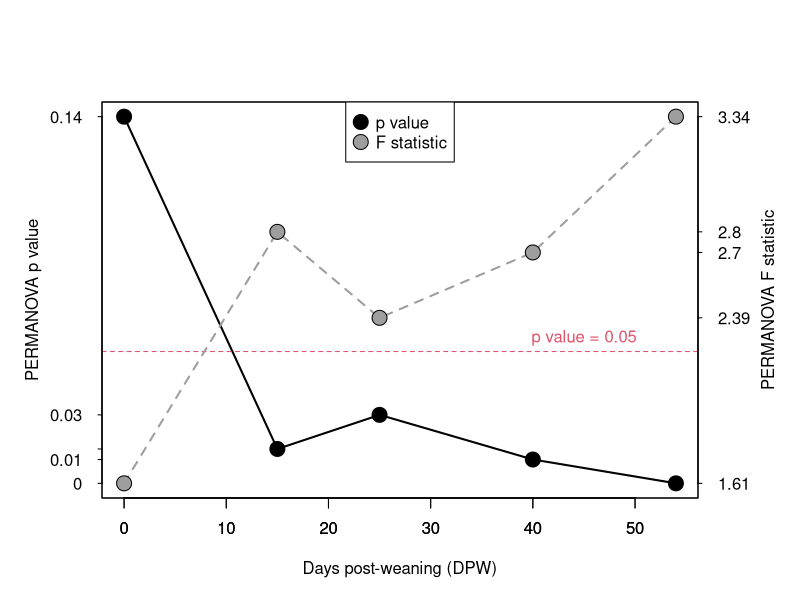

The R script that drew this image: (Note: this script raises an error after producing the figure.)

library(vegan)

map <- read.csv("data/ASD_map.csv",
                header=TRUE,
                row.names=1)

map$sample.id <- paste0(map$mouse,
                        ".",
                        substr(map$genotype, 1, 1),
                        ".",
                        map$time)

otu <- read.csv("data/FD_OTU_mice21.csv",
                row.names = 1,
                header = T)


otu <- otu[match(map$sample.id, row.names(otu)),]


map$cage <- paste0(map$genotype, ".", map$sex)

map$invsimp <- diversity(otu, "invsimp")
m.dist <- vegdist(otu)
map$discription <- paste("day", map$time, map$genotype)

map$color[map$genotype == "mutant"] <-  "#D55E00"
map$color[map$genotype != "mutant"] <-  "#F0E442"

mice <- unique(map$mouse)

map$bc.from.start <- NA
map$intial.invsimpt <- NA


for(i in 1 : length(mice)){

  otu.pick <- otu[map$mouse == mice[i],]
  map.pick <- map[map$mouse == mice[i],]

  res <- as.matrix(vegdist(otu.pick))[ 1 , ]

  aa <- map.pick$invsimp[map.pick$time == 0]
  if(length(aa)== 1){

    for(j in 1 : length( res)){
      # add distance tp map one at a time
      map$bc.from.start[row.names(map) == names(res)[j]] <-  res [j]

    }

    map$intial.invsimp[map$mouse == mice[i]] <-
      map.pick$invsimp[map.pick$time == 0]
  }
}




asd.summary <- matrix(nrow = 5, ncol = 4)
colnames(asd.summary) <- c("PERMANOVA p val", "F stat", "DF", "R2")
rownames(asd.summary) <- sort(unique(map$time))
asd.summary <-  as.data.frame(asd.summary)

time.line <- sort(unique(map$time))
dist.list <- list()
bb <- list()

for(i in 1 : 5){
  # summarize each timepoint
  now <- time.line[i]

  otu.pick <- otu[map$time == now , ]
  map.pick <- map[map$time == now , ]

  assign(paste0("otu.", now), otu.pick)
  assign(paste0("map.", now), map.pick)

  # PERMANOVA
  res <- adonis2(otu.pick ~ map.pick$genotype, permutations = 9999)
  asd.summary $`PERMANOVA p val`[i] <- res$`Pr(>F)`[1]
  asd.summary $`F stat`[i] <- res$F[1]
  asd.summary $DF[i] <- res$Df[1]
  asd.summary $R2[i] <- res$R2[1]


  asd.summary$n.F.wt[i] <- length(map.pick$sex[map.pick$sex == "f" & map.pick$genotype == "control"])
  asd.summary$n.M.wt[i] <- length(map.pick$sex[map.pick$sex == "m" & map.pick$genotype == "control"])

  asd.summary$n.F.mutants[i] <-length(map.pick$sex[map.pick$sex == "f" & map.pick$genotype == "mutant"])
  asd.summary$n.M.mutants[i] <- length(map.pick$sex[map.pick$sex == "m" & map.pick$genotype == "mutant"])
}

for(i in 1 : 5){
  # add bc to centroid to maps of each time point
  now <- time.line[i]

  otu.pick <- otu[map$time == now , ]
  map.pick <- map[map$time == now , ]

  assign(paste0("otu.", now), otu.pick)
  assign(paste0("map.", now), map.pick)
}

{

  par(mfrow=c(1, 1))
  par(mar=c(5.1, 5.1, 5.1, 5.1))

  p <- asd.summary$`PERMANOVA p val`

  plot(asd.summary$`PERMANOVA p val` ~ time.line, col = 1, lwd = 2,
       xlab = "Days post-weaning (DPW)",
       ylab = "", type = "l",   yaxt='n')

  points(p ~ time.line,
         pch = 21,
         bg = 1,
         cex = 2)

  abline (h = 0.05, lty = 2, col = 2)

  axis(2, at= p ,labels=round(p ,digits=2),
       col.axis=1, las=2, cex.axis=1, tck=-.01,
       col = 1)

  mtext("PERMANOVA p value", side=2, line=3, cex.lab=1,
        las=3, col=1)
  text(45, .055, "p value = 0.05", col = 2)

  par(new=TRUE)

  f <- asd.summary$`F stat`
  plot(asd.summary$`F stat` ~ time.line, type = "l",  xlab = "",
       ylab = "",  yaxt='n', col = 8, lwd = 2, lty = 2)

  points(asd.summary$`F stat` ~ time.line,
         pch = 21, bg = 8, cex = 2)

  axis(4, at=f,labels=round(f,digits=2),
       col.axis=1, las=2, cex.axis=1, tck=-.01, col = 1)
  mtext("PERMANOVA F statistic", side=4, line=3, cex.lab=1,
        las=3,  col = 1)

  legend("top",
         pch = 21,
         pt.cex = 2,
         pt.bg = c(1, 8),
         legend = c("p value", "F statistic"))
}


source_data_3b <- cbind(time.line,
                        asd.summary$`PERMANOVA p val`,
                        asd.summary$`F stat`)

colnames(source_data_3b) <- c("DPW", "PERMANOVA p val", "PERMANOVA F stat")

source_data_3b <- cbind("", "", source_data_3b)

source_data_3b[1,1] <- "Figure 3b"

write.csv(source_data_3b,"source_data/source_data_3b.csv", row.names = F)

write.table(asd.summary, "Statistical_summaries/Fig_3ab_tests.txt")


